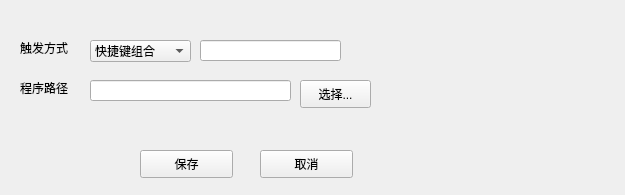
<?xml version="1.0" encoding="UTF-8"?>
<ui version="4.0">
 <class>OpenFileWidget</class>
 <widget class="QWidget" name="OpenFileWidget">
  <property name="geometry">
   <rect>
    <x>0</x>
    <y>0</y>
    <width>625</width>
    <height>195</height>
   </rect>
  </property>
  <property name="windowTitle">
   <string>打开文件</string>
  </property>
  <widget class="QLabel" name="label">
   <property name="geometry">
    <rect>
     <x>20</x>
     <y>80</y>
     <width>72</width>
     <height>15</height>
    </rect>
   </property>
   <property name="text">
    <string>程序路径</string>
   </property>
  </widget>
  <widget class="QLineEdit" name="lineEdit">
   <property name="geometry">
    <rect>
     <x>90</x>
     <y>80</y>
     <width>201</width>
     <height>21</height>
    </rect>
   </property>
  </widget>
  <widget class="QPushButton" name="pushButton">
   <property name="geometry">
    <rect>
     <x>300</x>
     <y>80</y>
     <width>71</width>
     <height>28</height>
    </rect>
   </property>
   <property name="text">
    <string>选择...</string>
   </property>
  </widget>
  <widget class="QLabel" name="label_2">
   <property name="geometry">
    <rect>
     <x>20</x>
     <y>40</y>
     <width>72</width>
     <height>15</height>
    </rect>
   </property>
   <property name="text">
    <string>触发方式</string>
   </property>
  </widget>
  <widget class="QLineEdit" name="lineEdit_2">
   <property name="geometry">
    <rect>
     <x>200</x>
     <y>40</y>
     <width>141</width>
     <height>21</height>
    </rect>
   </property>
  </widget>
  <widget class="QComboBox" name="comboBox">
   <property name="geometry">
    <rect>
     <x>90</x>
     <y>40</y>
     <width>101</width>
     <height>22</height>
    </rect>
   </property>
   <item>
    <property name="text">
     <string>快捷键组合</string>
    </property>
   </item>
   <item>
    <property name="text">
     <string>双击某按键</string>
    </property>
   </item>
  </widget>
  <widget class="QPushButton" name="pushButton_2">
   <property name="geometry">
    <rect>
     <x>140</x>
     <y>150</y>
     <width>93</width>
     <height>28</height>
    </rect>
   </property>
   <property name="text">
    <string>保存</string>
   </property>
  </widget>
  <widget class="QPushButton" name="pushButton_3">
   <property name="geometry">
    <rect>
     <x>260</x>
     <y>150</y>
     <width>93</width>
     <height>28</height>
    </rect>
   </property>
   <property name="text">
    <string>取消</string>
   </property>
  </widget>
 </widget>
 <resources/>
 <connections/>
</ui>
